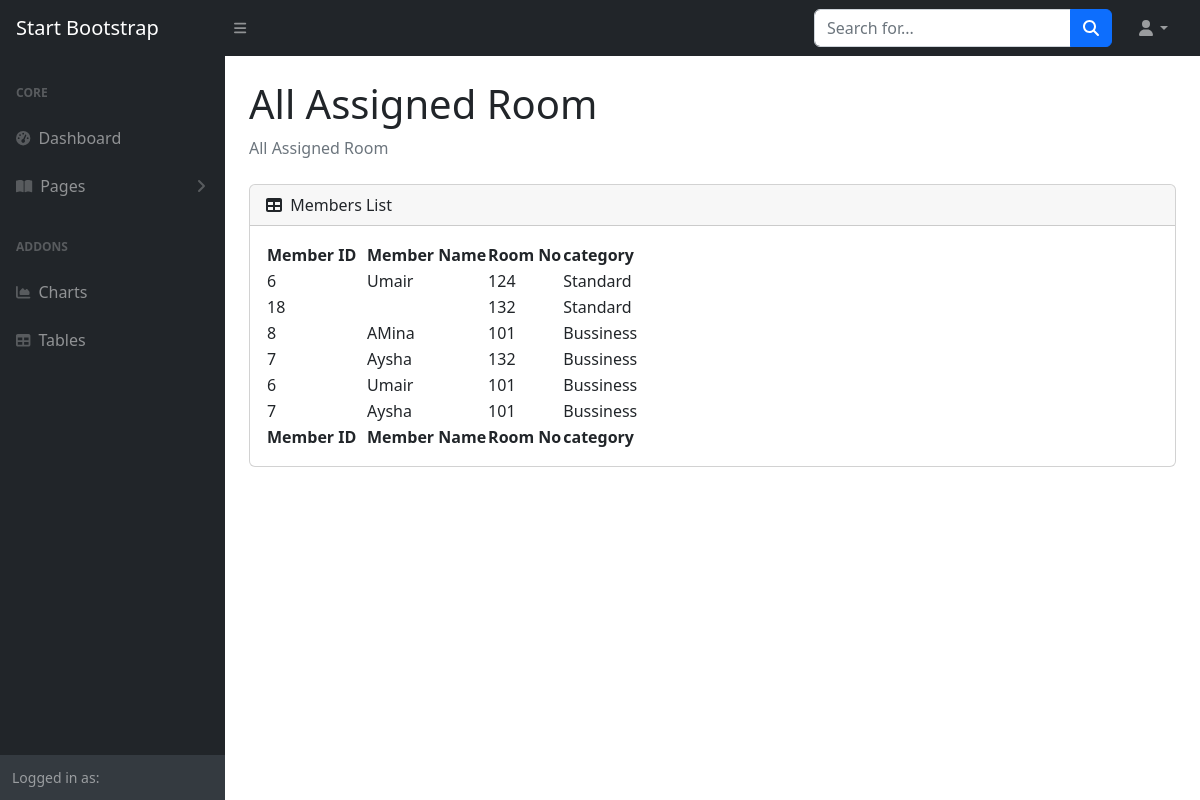
Screenshot of /ShowBed_detail.php (signed in) with the database file from the repository.
### tables this page shows
CREATE TABLE `assign_bed` (
  `bed_id` int(11) NOT NULL,
  `Member_id` varchar(100) NOT NULL,
  `Room_no` varchar(100) NOT NULL,
  `Category` varchar(100) NOT NULL
);

CREATE TABLE `add_member` (
  `Member_id` int(11) NOT NULL,
  `Name` varchar(100) NOT NULL,
  `Gender` varchar(100) NOT NULL,
  `Age` varchar(100) NOT NULL,
  `Contact` varchar(100) NOT NULL
);

### oop/dbh_class.php (called while the page is built)
<?php
class Dbh{
    protected function connect(){
        try {
            $username='root';
            $password='';
            $dbh=new PDO('mysql:host=localhost;dbname=oop_login', $username, $password);
            return $dbh;
        }  catch (PDOException $e) {
            echo "An error occurred: " . $e->getMessage()."</br>";
            die();
        }
    }
}
?>

### oop/show_member_class.php (called while the page is built, shortened)
<?php
class showBed extends  Dbh{
    public function getBed() {
        $query = "SELECT * FROM assign_bed";
        $stmt =$this->connect()->prepare($query);
        $stmt->execute();
        return $stmt->fetchAll(PDO::FETCH_ASSOC);
    }
}
class showName extends Dbh {
    public function getName($memberName) {
        try {
            $query = "SELECT Name FROM add_member WHERE member_id = :id";
            $stmt = $this->connect()->prepare($query);
            $stmt->bindValue(':id', $memberName, PDO::PARAM_INT);
            $stmt->execute();
            $result = $stmt->fetch(PDO::FETCH_ASSOC);
            if ($result) {
                return $result['Name'];
            } else {
                return false;
            }
        } catch (PDOException $e) {
            return false;
        }
    }
}
?>

### ShowBed_detail.php (the view)
<?php     include "header.php";
 include "./oop/dbh_class.php";
?>
 <div id="layoutSidenav_content">
                <main>
                    <div class="container-fluid px-4">
                        <h1 class="mt-4">All Assigned Room</h1>
                        <ol class="breadcrumb mb-4">
                            <li class="breadcrumb-item active">All Assigned Room</li>
                        </ol>
                        <div class="card mb-4">
                            <div class="card-header">
                                <i class="fas fa-table me-1"></i>
                                Members List
                            </div>
                            <div class="card-body">
                                <table id="datatablesSimple">
                                    <thead>
                                        <tr>
                                        <th>Member ID</th>
                                        <th>Member Name</th>
                                            <th>Room No</th>
                                            <th>category</th>
                                        </tr>
                                    </thead>
                                    <tfoot>
                                        <tr>
                                        <th>Member ID</th>
                                        <th>Member Name</th>
                                            <th>Room No</th>
                                            <th>category</th>
                                        </tr>
                                    </tfoot>
                                    <tbody>
<?php
include "./oop/show_member_class.php";
$showMember = new showBed();
$members= $showMember->getBed();
 foreach ($members as $member) :
?>
                                        <tr>
                                        <?php
 $memberName= $member['Member_id'];
 $showName = new showName();
 $Name=$showName->getName($memberName);
 ?>
 <td><?php echo $member['Member_id']; ?></td>
    <td><?php echo $Name; ?></td>
                                            <td><?php echo $member['Room_no']; ?></td>
                                            <td><?php echo $member['Category']; ?></td>
                                        </tr>
<?php endforeach; ?>
                                    </tbody>
                                </table>
                            </div>
                        </div>
                    </div>
                </main>
</div>
</body>
</html>

### header.php (shortened to what this page needs)
<!DOCTYPE html>
<html lang="en">
    <head>
        <link href="https://cdn.jsdelivr.net/npm/simple-datatables@7.1.2/dist/style.min.css" rel="stylesheet" />
        <link href="css/styles.css" rel="stylesheet" />
    </head>
    <body class="sb-nav-fixed">
        <nav class="sb-topnav navbar navbar-expand navbar-dark bg-dark">
            <a class="navbar-brand ps-3" href="#">Start Bootstrap</a>
            <button class="btn btn-link btn-sm order-1 order-lg-0 me-4 me-lg-0" id="sidebarToggle" href="#!"><i class="fas fa-bars"></i></button>
            <form class="d-none d-md-inline-block form-inline ms-auto me-0 me-md-3 my-2 my-md-0">
                <div class="input-group">
                    <input class="form-control" type="text" placeholder="Search for..." aria-label="Search for..." aria-describedby="btnNavbarSearch" />
                    <button class="btn btn-primary" id="btnNavbarSearch" type="button"><i class="fas fa-search"></i></button>
                </div>
            </form>
            <ul class="navbar-nav ms-auto ms-md-0 me-3 me-lg-4">
                <li class="nav-item dropdown">
                    <a class="nav-link dropdown-toggle" id="navbarDropdown" href="#" role="button" data-bs-toggle="dropdown" aria-expanded="false"><i class="fas fa-user fa-fw"></i></a>
                </li>
            </ul>
        </nav>
        <div id="layoutSidenav">
            <div id="layoutSidenav_nav">
                <nav class="sb-sidenav accordion sb-sidenav-dark" id="sidenavAccordion">
                    <div class="sb-sidenav-menu">
                        <div class="nav">
                            <div class="sb-sidenav-menu-heading">Core</div>
                            <a class="nav-link" href="dashboard.php">
                                <div class="sb-nav-link-icon"><i class="fas fa-tachometer-alt"></i></div>
                                Dashboard
                            </a>
                            <a class="nav-link collapsed" href="#" data-bs-toggle="collapse" data-bs-target="#collapsePages" aria-expanded="false" aria-controls="collapsePages">
                                <div class="sb-nav-link-icon"><i class="fas fa-book-open"></i></div>
                                Pages
                                <div class="sb-sidenav-collapse-arrow"><i class="fas fa-angle-down"></i></div>
                            </a>
                            <div class="sb-sidenav-menu-heading">Addons</div>
                            <a class="nav-link" href="#">
                                <div class="sb-nav-link-icon"><i class="fas fa-chart-area"></i></div>
                                Charts
                            </a>
                            <a class="nav-link" href="#">
                                <div class="sb-nav-link-icon"><i class="fas fa-table"></i></div>
                                Tables
                            </a>
                        </div>
                    </div>
                    <div class="sb-sidenav-footer">
                        <div class="small">Logged in as:</div>
                </nav>
            </div>
</body>
</html>

### rows the page displays
assign_bed: Member "6", Member.Name "Umair", Room_no "124", Category "Standard"
assign_bed: Member "18", Room_no "132", Category "Standard"
assign_bed: Member "8", Member.Name "AMina", Room_no "101", Category "Bussiness"
assign_bed: Member "7", Member.Name "Aysha", Room_no "132", Category "Bussiness"
assign_bed: Member "6", Member.Name "Umair", Room_no "101", Category "Bussiness"
assign_bed: Member "7", Member.Name "Aysha", Room_no "101", Category "Bussiness"
